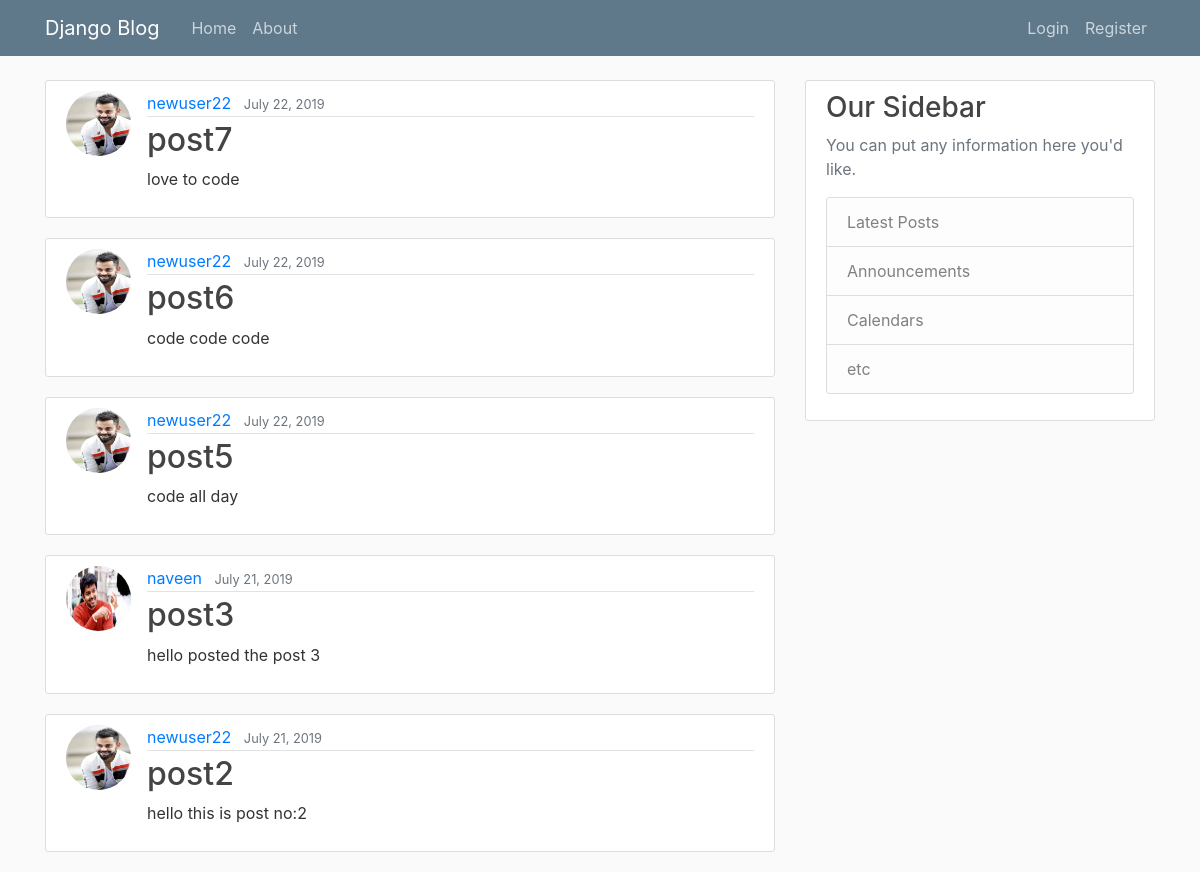
The app's page /, older data.
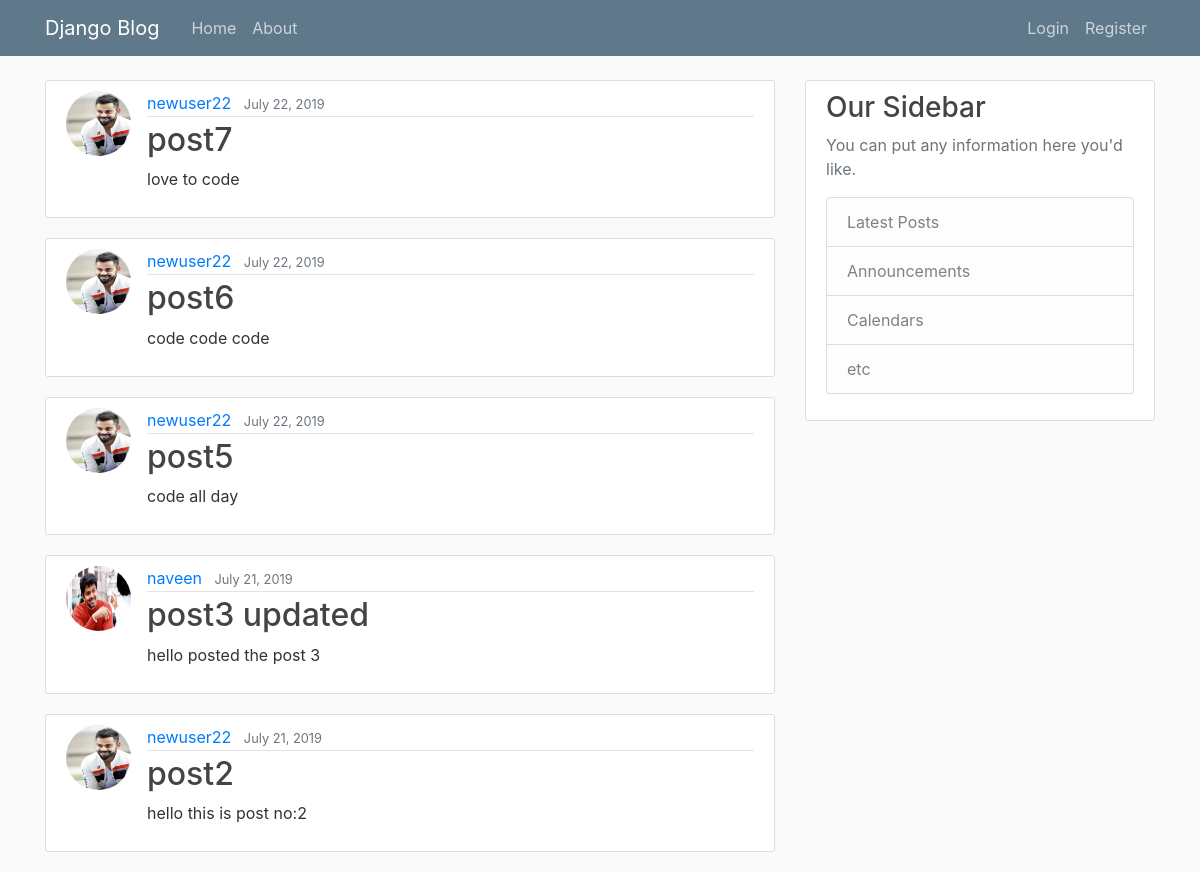
The same page, newer data.
### blog/models.py (models this page shows, shortened)
class Post(models.Model):
    title=models.CharField(max_length=100)
    content=models.TextField()
    date_posted=models.DateTimeField(default=timezone.now)
    author=models.ForeignKey(User,on_delete=models.CASCADE)

### users/models.py (models this page shows, shortened)
class Profile(models.Model):
    user=models.OneToOneField(User,on_delete=models.CASCADE)
    image=models.ImageField(default='default.jpg',upload_to='profile_pics')

### blog/views.py (the view)
# urls.py: path('', PostListView.as_view(),name='blog-home'),
class PostListView(ListView):
    model=Post
    template_name='blog/home.html'
    context_object_name='posts'
    ordering=['-date_posted']

### blog/templates/blog/home.html
{% extends "blog/base.html" %}
{% block content %}
    {% for post in posts %}
    <article class="media content-section">
    <img class="rounded-circle article-img"  src="{{post.author.profile.image.url}}">
            <div class="media-body">
              <div class="article-metadata">
                <a class="mr-2" href="#">{{ post.author }}</a>
                <small class="text-muted">{{ post.date_posted | date:"F d, Y"}}</small>
              </div>
              <h2><a class="article-title" href="{% url 'blog-detail' post.id %}">{{ post.title }}</a></h2>
              <p class="article-content">{{ post.content }}</p>
            </div>
          </article>
    {% endfor %}
{% endblock content %}

Row changes from the older to the newer data that the page shows:
changed Post "hello posted the post 3": title "post3" → "post3 updated"
